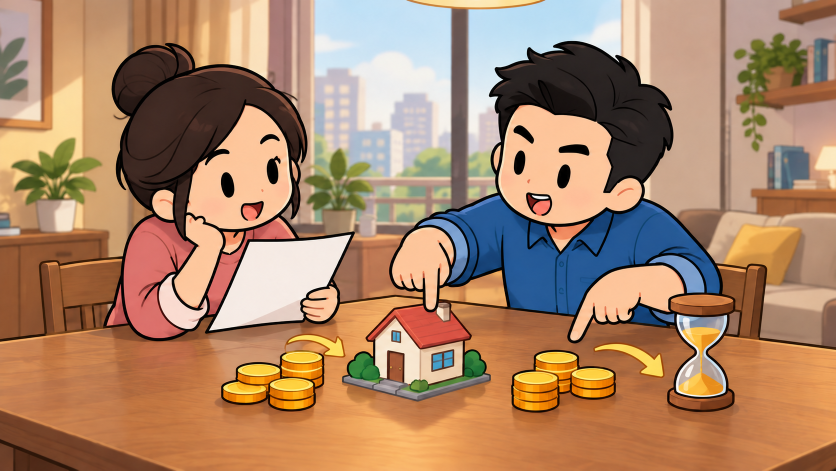
#> input picture examples/chibi-loan-payment/chibi-loan-payment.png, 1672 x 941 px (shown at 1/2 size)
$ python -i text_overlay.py   (imports and definitions only)
#> lines starting #> are read from the running program, lines starting #| are printed output that depends on the picture
#!/usr/bin/env python3
"""
Text overlays via Pillow -> transparent PNG (this ffmpeg has no libass/drawtext,
so captions/watermark are rendered as images and composited with `overlay`).
"""
import os
from PIL import Image, ImageDraw, ImageFont, ImageFilter

FONT_BOLD = [
    "C:/Windows/Fonts/arialbd.ttf",
    "/System/Library/Fonts/Supplemental/Arial Bold.ttf",
    "/Library/Fonts/Arial Bold.ttf",
    "/System/Library/Fonts/Supplemental/Arial.ttf",
]
FONT_REG = [
    "C:/Windows/Fonts/arial.ttf",
    "/System/Library/Fonts/Supplemental/Arial.ttf",
    "/Library/Fonts/Arial.ttf",
]
FONT_WATERMARK = {
    "ja": ["C:/Windows/Fonts/YuGothR.ttc", *FONT_REG],
    "ko": ["C:/Windows/Fonts/malgun.ttf", *FONT_REG],
}

CAPTION_STYLES = ("white", "paper")


# [20 lines left out: functions _font, _wrap, not called in this run]


def accent_color(image_path, default=(214, 64, 42)):
    """Sample a vibrant color from a keyframe so the caption keyline travels with
    each film's palette (Mexican -> pink/teal, Tang -> vermilion...). Fallback default.
    Only the `paper` caption style uses this."""
#> called with default = (214, 64, 42)
    try:
        im = Image.open(image_path).convert("RGB").resize((80, 80)).quantize(colors=24).convert("RGB")
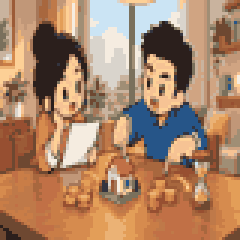
#> im: PIL image 80x80 RGB (shown 3 times larger); mean R, G, B 171.5, 133, 104.6
    except Exception:
        return default
    best, best_score = None, -1.0
    for count, (r, g, b) in (im.getcolors(80 * 80) or []):
        mx, mn = max(r, g, b), min(r, g, b)
        if mx == 0:
            continue
        sat, val = (mx - mn) / mx, mx / 255.0
        if sat < 0.45 or val < 0.35 or val > 0.92:   # skip washed-out / too dark / too light
            continue
        score = sat * val * (count ** 0.3)
        if score > best_score:
            best, best_score = (r, g, b), score
#> this loop made 24 passes
#> (count, r, g, b, mx, mn, sat, val) on passes 2, 3, 19: (245, 227, 158, 88, 227, 88, 0.612, 0.89), (317, 201, 125, 71, 201, 71, 0.647, 0.788), (325, 214, 139, 78, 214, 78, 0.636, 0.839)
#> (count, r, g, b, mx, mn, sat, val) on passes 1, 6, 9, 10, 11, 12: (454, 43, 31, 28, 43, 28, 0.349, 0.169), (323, 193, 151, 120, 193, 120, 0.378, 0.757), (206, 217, 212, 204, 217, 204, 0.0599, 0.851), (93, 51, 52, 63, 63, 51, 0.19, 0.247), (285, 201, 179, 158, 201, 158, 0.214, 0.788), (141, 235, 178, 117, 235, 117, 0.502, 0.922)
#> after the loop, best_score = 3.02
    return best or default


# [111 lines left out: functions render_caption, _draw_white, _draw_paper, render_title, render_watermark, not called in this run]

>>> result = accent_color('../examples/chibi-loan-payment/chibi-loan-payment.png')
#> result = (214, 139, 78)

$ run again, on examples/chibi-loan-payment/keyframe-v2.png
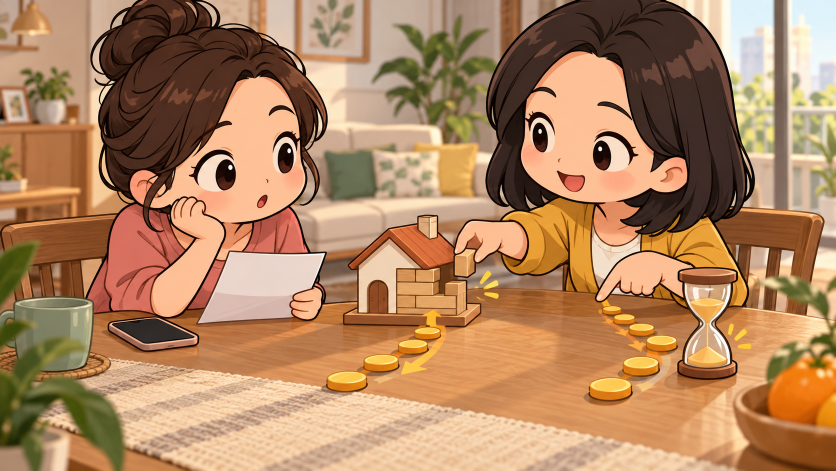
#> input picture examples/chibi-loan-payment/keyframe-v2.png, 1672 x 941 px (shown at 1/2 size)
#> in accent_color, `im = Image.open(image_path).convert("RGB").resize((80, 80)).quantize(c..`:
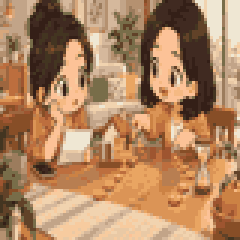
#> im: PIL image 80x80 RGB (shown 3 times larger); mean R, G, B 175.6, 133, 96.6
#> the loop in accent_color, `for count, (r, g, b) in (im.getcolors(80 * 80) or []):` made 24 passes
#> (count, r, g, b, mx, mn, sat, val) on passes 2, 8: (262, 184, 126, 81, 184, 81, 0.56, 0.722), (414, 219, 148, 86, 219, 86, 0.607, 0.859)
#> after the loop in accent_color, `for count, (r, g, b) in (im.getcolors(80 * 80) or []):`: best_score = 3.18
#> result = (219, 148, 86)
